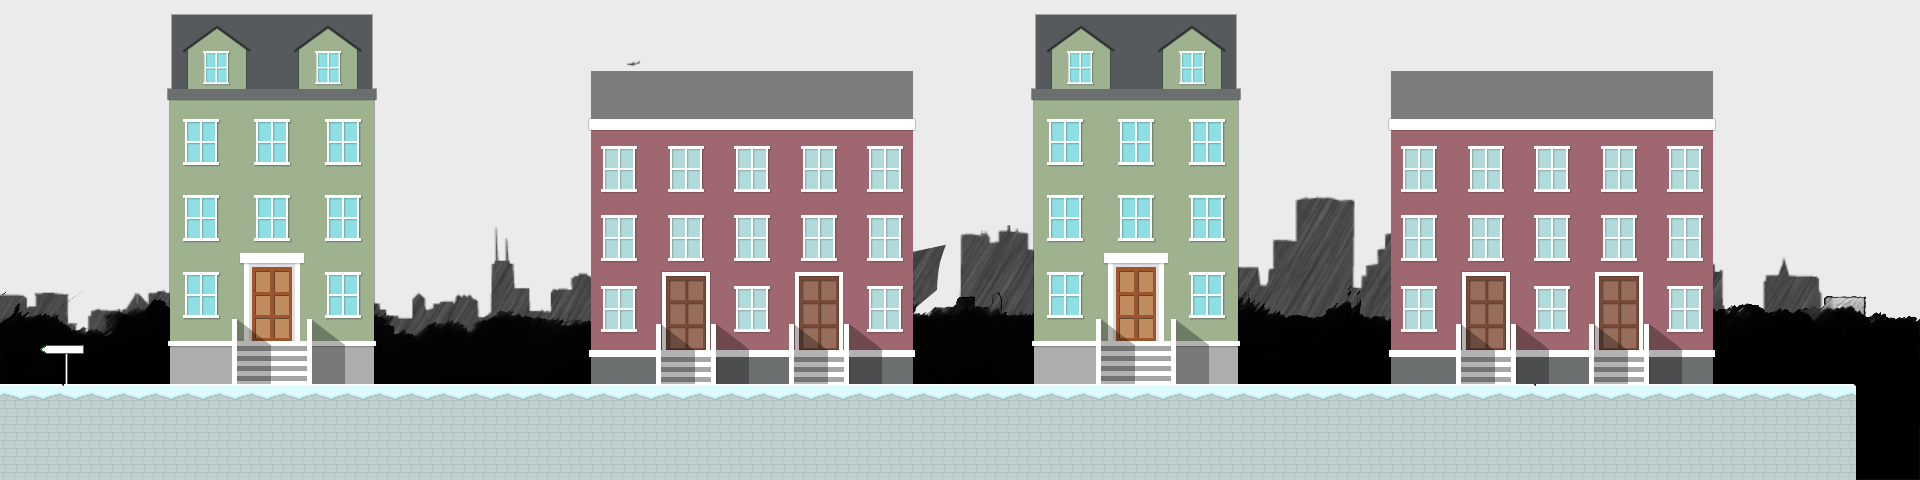

Tiled map render using the project's own tile images. Description and the map definition, with tile-layer contents summarised, below:
An orthogonal 60x15 tile map with 32x32 px tiles, 2 tile layers (houses, ground), 4 tilesets, 1 image layer and 7 objects (travel, spawnPoint, enemySpawner).

<map version="1.0" orientation="orthogonal" renderorder="right-down" width="60" height="15" tilewidth="32" tileheight="32" backgroundcolor="#55aaff">
 <tileset firstgid="1" name="hobocalypse_tiles" tilewidth="32" tileheight="32">
  <image source="../img/map/hobocalypse_tiles.png" width="640" height="640" />
 </tileset>
 <tileset firstgid="401" name="house1" tilewidth="32" tileheight="32">
  <image source="../img/map/house1.png" width="224" height="416" />
 </tileset>
 <tileset firstgid="492" name="house2" tilewidth="32" tileheight="32">
  <image source="../img/map/house2.png" width="352" height="352" />
 </tileset>
 <tileset firstgid="613" name="sign" tilewidth="32" tileheight="32">
  <image source="../img/map/sign.png" width="64" height="64" />
 </tileset>
 <imagelayer name="background">
  <image source="../img/map/skyline1.png" />
  <properties>
   <property name="ratio" value="0.7" />
  </properties>
 </imagelayer>
 <layer name="houses" width="60" height="15">
  <data>[900 cells, 414 non-empty, 209 distinct tile ids]</data>
 </layer>
 <layer name="ground" width="60" height="15">
  <data>[900 cells, 174 non-empty, 3 distinct tile ids]</data>
 </layer>
 <objectgroup color="#ffd682" name="collision">
  <object x="0" y="384" width="1856" height="96" />
  <object name="end" type="travel" x="32" y="320" width="64" height="64">
   <properties>
    <property name="id" value="left" />
    <property name="target" value="right" />
   </properties>
  </object>
  <object x="0" y="0" height="352" />
  <object x="1856" y="0" width="64" height="480" />
  <object x="0" y="0" width="32" height="384" />
  <object name="spawnPoint" x="1792" y="384" width="64" height="32">
   <properties>
    <property name="test_settings" value="true" />
   </properties>
  </object>
 </objectgroup>
 <objectgroup name="entities">
  <object name="enemySpawner" x="896" y="320" width="64" height="64" />
 </objectgroup>
</map>
